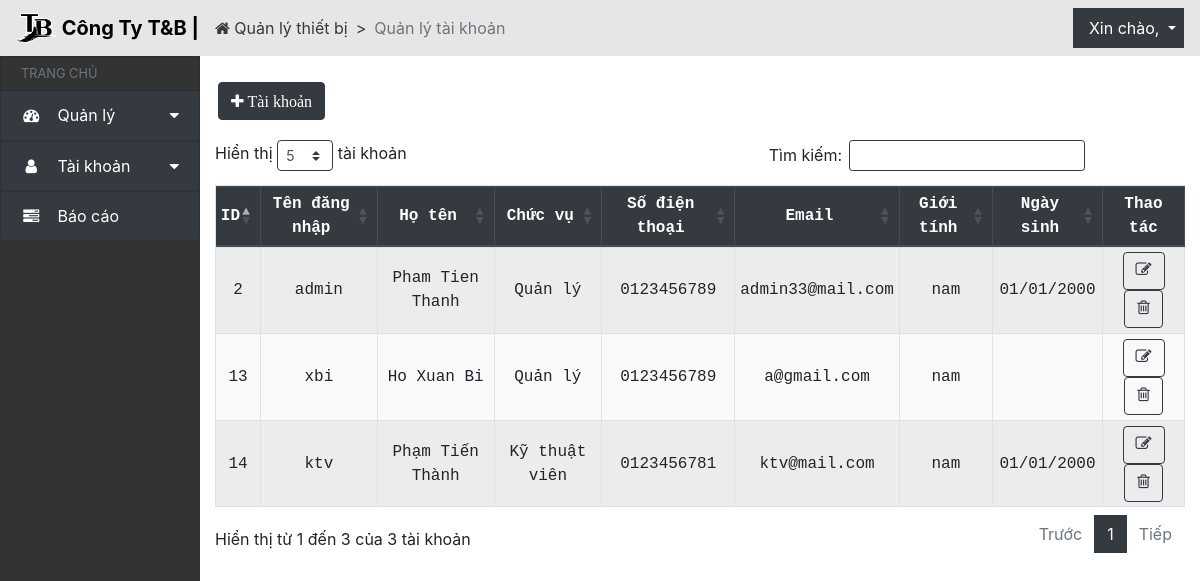
The app's page /danhsachtaikhoan/, older data.
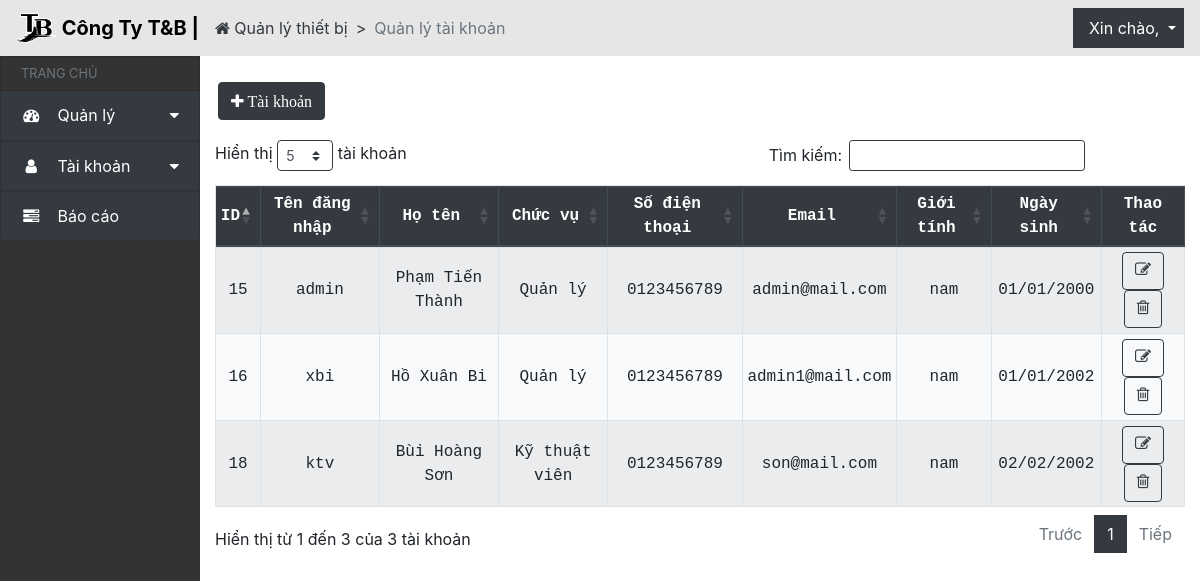
The same page, newer data.
### QLthietbi_app/models.py (models this page shows, shortened)
class CustomUser(AbstractBaseUser, PermissionsMixin):
    username = models.CharField(_('username'), max_length=30, unique=True,
                                help_text=_('Yêu cầu 30 ký tự hoặc ít hơn. Chỉ chứa chữ cái, số và các ký tự @/./+/-/_'),
                                error_messages={
                                    'unique': _("Tên đăng nhập đã tồn tại."),
                                },
                                null = False, blank = False,
                                )
    ho = models.CharField(max_length=30, verbose_name='Họ', blank=False, null=True)
    ten = models.CharField(max_length=30, verbose_name='Tên', blank=False, null=True)
    GENDER_CHOICES = [
        ('nam', 'Nam'),
        ('nu', 'Nữ'),
        ('khac', 'Khác'),
    ]
    gioi_tinh = models.CharField(max_length=6, choices=GENDER_CHOICES, default='Chưa đặt giới tính', blank=False, null=True, verbose_name='Giới tính')
    USER_ROLES = [('quanly', 'Quản Lý'),('kythuatvien', 'Kỹ Thuật Viên'),]
    chuc_vu = models.CharField(choices=USER_ROLES, max_length=20, default='Chưa đặt chức vụ',verbose_name='Chức vụ', blank=False, null=True)
    anh_the = models.ImageField(upload_to='anhthe/', blank=True, null=True, verbose_name='Ảnh thẻ')
    email = models.EmailField(verbose_name='Địa chỉ email', unique=True, null=False, blank=False)
    sdt = models.CharField(max_length=10, null=True, blank=True, verbose_name='Số điện thoại')
    dia_chi = models.CharField(max_length=100, null=True, blank=True, verbose_name='Địa chỉ')
    ngay_sinh = models.DateField(null=True, blank=True, verbose_name='Ngày sinh')
    ngay_vao_lam = models.DateField(null=True, blank=True, verbose_name='Ngày vào làm')
    is_active = models.BooleanField(default=True, verbose_name='Đang làm việc')
    is_staff = models.BooleanField(default=False, verbose_name='Nhân viên quản lý')
    objects = CustomUserManager()
    USERNAME_FIELD = 'username'
    REQUIRED_FIELDS = ['email']
    def get_full_name(self):
        return f"{self.ho} {self.ten}"
    class Meta:
        verbose_name_plural = 'Người dùng'

### QLthietbi_app/views.py (the view)
# urls.py: path('danhsachtaikhoan/', views.hoso_list, name='hoso_list'),
def hoso_list(request):
    listUser = CustomUser.objects.all()
    return render(request, 'taikhoan_list.html', {'listUser': listUser})

### QLthietbi_app/templates/taikhoan_list.html (shortened to what this page needs)
{% extends 'header_taikhoan.html' %}
{% block content %}
<div class="col py-2">
    <div class="row element-button">
        <div class="px-3 py-3 pr-1">
            <a href="{% url 'QLthietbi_app:tao_user' %}" class="btn btn-dark" data-tooltip="tooltip" data-placement="top" title="Thêm tài khoản">
                <i class="fa fa-plus" aria-hidden="true"> Tài khoản</i>
            </a>
        </div>
    </div>
    <div class="table-responsive">
        <table id="acc-table" class="table table-sm table-striped bg-light table-condensed table-bordered">
            <thead class="thead-dark">
                <th class="text-center">ID</th>
                <th class="text-center">Tên đăng nhập</th>
                <th class="text-center">Họ tên</th>
                <th class="text-center">Chức vụ</th>
                <th class="text-center">Số điện thoại</th>
                <th class="text-center">Email</th>
                <th class="text-center">Giới tính</th>
                <th class="text-center">Ngày sinh</th>
                <th class="text-center">Thao tác</th>
            </thead>
            <tbody>
                {% csrf_token %} {% for user in listUser %}
                <tr>
                    <td class="text-center">{{ user.id }}</td>
                    <td class="text-center">{{ user.username }}</td>
                    <td class="text-center">{{ user.get_full_name }}</td>
                    {% if user.chuc_vu == 'quanly' %}
                    <td class="text-center">Quản lý</td>
                    {% elif user.chuc_vu == 'kythuatvien' %}
                    <td class="text-center">Kỹ thuật viên</td>
                    {% endif %}
                    <td class="text-center">{{ user.sdt }}</td>
                    <td class="text-center">{{ user.email }}</td>
                    <td class="text-center">{{ user.gioi_tinh }}</td>
                    <td class="text-center">{{ user.ngay_sinh|date:"d/m/Y" }}</td>
                    <td class="text-center">
                        <a href="{% url 'QLthietbi_app:sua_user' user.id %}" class="btn btn-outline-dark" data-tooltip="tooltip" data-placement="top" title="Sửa"><i class="fa fa-pencil-square-o" aria-hidden="true"></i></a>
                        <a data-toggle="modal" data-target="#confirmDeleteTaiKhoanModal-{{ user.id }}" class="btn btn-outline-dark" data-tooltip="tooltip" data-placement="top" title="Xóa"><i class="fa fa-trash-o" aria-hidden="true"></i></a>
                    </td>
                </tr>
                {% endfor %}
            </tbody>
        </table>
    </div>
</div>
{% endblock %}

### QLthietbi_app/templates/header_taikhoan.html (shortened to what this page needs)
{% load static %} {%load crispy_forms_tags %}
<!DOCTYPE html>
<html lang="en">
  <head>
    <link
      rel="stylesheet"
      href="https://cdn.jsdelivr.net/npm/bootstrap@4.6.2/dist/css/bootstrap.min.css"
    />
    <link
      rel="stylesheet"
      href="https://stackpath.bootstrapcdn.com/font-awesome/4.7.0/css/font-awesome.min.css"
    />
    <link
      rel="stylesheet"
      href="https://cdnjs.cloudflare.com/ajax/libs/normalize/8.0.1/normalize.min.css"
    />
    <link
      rel="stylesheet"
      href="https://cdn.datatables.net/1.13.4/css/dataTables.bootstrap4.min.css"
    />
    <link rel="stylesheet" href="../static/css/quanly.css" />
  </head>
  <body>
    <nav
      class="navbar navbar-expand-md navbar"
      style="background-color: #e6e6e6"
    >
      <a class="navbar-brand" href="#">
        <img
          src="{% static 'imgs/logo.png' %}"
          width="40"
          height="30"
          class="d-inline-block align-top"
          alt=""
        />
        <span style="font-weight: bold; color: black">Công Ty T&B |</span>
      </a>
      <ol class="breadcrumb">
        <li class="breadcrumb-item">
            <a href="{% url 'QLthietbi_app:render_trangchinh' %}"
              ><i class="fa fa-home" aria-hidden="true"></i> Quản lý thiết bị</a
            >
          </li>
        <li class="breadcrumb-item active" aria-current="page">
            Quản lý tài khoản
        </li>
      </ol>
      <div class="collapse navbar-collapse" id="navbarNavDropdown">
        <ul class="navbar-nav ml-auto">
          <li class="nav-item dropdown">
            <a
              class="nav-link dropdown-toggle bg-dark"
              href="#"
              id="navbarDropdownMenuLink"
              data-toggle="dropdown"
            >
              <span class="ml-2" style="color: white"
                >Xin chào, {{user.ten}}</span
              >
            </a>
          </li>
        </ul>
      </div>
    </nav>
    <div class="row" id="body-row">
      <div
        id="sidebar-container"
        class="sidebar-expanded d-none d-md-block col-2"
      >
        <ul class="list-group sticky-top sticky-offset">
          <li
            class="list-group-item sidebar-separator-title text-muted d-flex align-items-center menu-collapsed"
          >
            <small>TRANG CHỦ</small>
          </li>
          <a
            href="#submenu1"
            data-toggle="collapse"
            aria-expanded="false"
            class="bg-dark list-group-item list-group-item-action flex-column align-items-start"
          >
            <div class="d-flex w-100 justify-content-start align-items-center">
              <span class="fa fa-dashboard fa-fw mr-3"></span>
              <span class="menu-collapsed">Quản lý</span>
              <span class="submenu-icon ml-auto"></span>
            </div>
          </a>
          <a
            href="#submenu2"
            data-toggle="collapse"
            aria-expanded="false"
            class="bg-dark list-group-item list-group-item-action flex-column align-items-start"
          >
            <div class="d-flex w-100 justify-content-start align-items-center">
              <span class="fa fa-user fa-fw mr-3"></span>
              <span class="menu-collapsed">Tài khoản</span>
              <span class="submenu-icon ml-auto"></span>
            </div>
          </a>
          <a href="{% url 'QLthietbi_app:render_baocaolist' %}" class="bg-dark list-group-item list-group-item-action">
            <div class="d-flex w-100 justify-content-start align-items-center">
              <span class="fa fa-tasks fa-fw mr-3"></span>
              <span class="menu-collapsed">Báo cáo</span>
            </div>
          </a>
      </div>
      {% block content %}{% endblock %}
    </div>
  </body>
</html>

### QLthietbi_app/static/css/quanly.css (style rules this page uses)
body { background-size: cover; background-repeat: no-repeat; background-attachment: fixed; background-position: center; }
body { background-image: url("https://static.pexels.com/photos/414171/pexels-photo-414171.jpeg"); background-size: cover; -webkit-animation: slidein 100s; animation: slidein 100s; -webkit-animation-fill-mode: forwards; animation-fill-mode: forwards; -webkit-animation-iteration-count: infinite; animation-iteration-count: infinite; -webkit-animation-direction: alternate; animation-direction: alternate; }
.dropdown-toggle::after { color: white; }
.dataTables_wrapper table.dataTable td, .dataTables_wrapper table.dataTable th { text-align: center; font-family: "Source Code Pro", monospace; vertical-align: middle; }
.btn-dark { margin: 2px; }
#body-row { margin-left: 0; margin-right: 0; }
#sidebar-container { min-height: 100vh; background-color: #333; padding: 0; }
.sidebar-expanded { width: 230px !important;; }
#sidebar-container .list-group a { height: 50px; color: white; }
.sidebar-separator-title { background-color: #333; height: 35px; }
#sidebar-container .list-group .list-group-item[aria-expanded="false"] .submenu-icon::after { content: " \f0d7"; font-family: FontAwesome; display: inline; text-align: right; padding-left: 10px; }
.breadcrumb { background-color: #e6e6e6; color: #343a40; padding: 0%; margin: 0%; }
.breadcrumb-item + .breadcrumb-item::before { content: ">"; color: #343a40; }
.breadcrumb-item a { color: #343a40; }

Row changes from the older to the newer data that the page shows:
removed CustomUser: id "2", username "admin", get_full_name "Pham Tien Thanh", chuc_vu "Quản lý", sdt "0123456789", email "admin33@mail.com", gioi_tinh "nam", ngay_sinh "01/01/2000"
removed CustomUser: id "13", username "xbi", get_full_name "Ho Xuan Bi", chuc_vu "Quản lý", sdt "0123456789", email "a@gmail.com", gioi_tinh "nam"
removed CustomUser: id "14", username "ktv", get_full_name "Phạm Tiến Thành", chuc_vu "Kỹ thuật viên", sdt "0123456781", email "ktv@mail.com", gioi_tinh "nam", ngay_sinh "01/01/2000"
added CustomUser: id "15", username "admin", get_full_name "Phạm Tiến Thành", chuc_vu "Quản lý", sdt "0123456789", email "admin@mail.com", gioi_tinh "nam", ngay_sinh "01/01/2000"
added CustomUser: id "16", username "xbi", get_full_name "Hồ Xuân Bi", chuc_vu "Quản lý", sdt "0123456789", email "admin1@mail.com", gioi_tinh "nam", ngay_sinh "01/01/2002"
added CustomUser: id "18", username "ktv", get_full_name "Bùi Hoàng Sơn", chuc_vu "Kỹ thuật viên", sdt "0123456789", email "son@mail.com", gioi_tinh "nam", ngay_sinh "02/02/2002"
